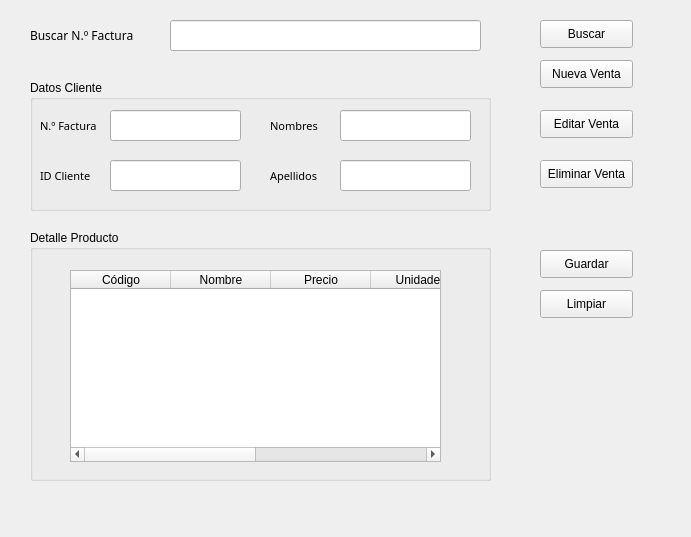
<?xml version="1.0" encoding="UTF-8"?>
<ui version="4.0">
 <class>interfaz</class>
 <widget class="QWidget" name="interfaz">
  <property name="geometry">
   <rect>
    <x>0</x>
    <y>0</y>
    <width>691</width>
    <height>537</height>
   </rect>
  </property>
  <property name="windowTitle">
   <string>Sistema Consulta Ventas</string>
  </property>
  <widget class="QLabel" name="lblBuscarFactura">
   <property name="geometry">
    <rect>
     <x>30</x>
     <y>10</y>
     <width>131</width>
     <height>51</height>
    </rect>
   </property>
   <property name="font">
    <font>
     <family>Mongolian Baiti</family>
     <pointsize>9</pointsize>
     <weight>50</weight>
     <bold>false</bold>
    </font>
   </property>
   <property name="text">
    <string>Buscar N.º Factura</string>
   </property>
  </widget>
  <widget class="QLineEdit" name="TxTBuscarFactura">
   <property name="geometry">
    <rect>
     <x>170</x>
     <y>20</y>
     <width>311</width>
     <height>31</height>
    </rect>
   </property>
   <property name="maxLength">
    <number>10</number>
   </property>
  </widget>
  <widget class="QPushButton" name="btnBuscar">
   <property name="geometry">
    <rect>
     <x>540</x>
     <y>20</y>
     <width>93</width>
     <height>28</height>
    </rect>
   </property>
   <property name="text">
    <string>Buscar</string>
   </property>
  </widget>
  <widget class="QPushButton" name="btnCrear">
   <property name="geometry">
    <rect>
     <x>540</x>
     <y>60</y>
     <width>93</width>
     <height>28</height>
    </rect>
   </property>
   <property name="text">
    <string>Nueva Venta</string>
   </property>
  </widget>
  <widget class="QPushButton" name="btnActualizar">
   <property name="geometry">
    <rect>
     <x>540</x>
     <y>110</y>
     <width>93</width>
     <height>28</height>
    </rect>
   </property>
   <property name="text">
    <string>Editar Venta</string>
   </property>
  </widget>
  <widget class="QPushButton" name="btnEliminar">
   <property name="geometry">
    <rect>
     <x>540</x>
     <y>160</y>
     <width>93</width>
     <height>28</height>
    </rect>
   </property>
   <property name="text">
    <string>Eliminar Venta</string>
   </property>
  </widget>
  <widget class="QGroupBox" name="DetalleProducto">
   <property name="geometry">
    <rect>
     <x>30</x>
     <y>230</y>
     <width>461</width>
     <height>251</height>
    </rect>
   </property>
   <property name="title">
    <string>Detalle Producto</string>
   </property>
   <widget class="QTableWidget" name="DetalleFactura">
    <property name="geometry">
     <rect>
      <x>40</x>
      <y>40</y>
      <width>371</width>
      <height>192</height>
     </rect>
    </property>
    <column>
     <property name="text">
      <string>Código</string>
     </property>
    </column>
    <column>
     <property name="text">
      <string>Nombre</string>
     </property>
    </column>
    <column>
     <property name="text">
      <string>Precio</string>
     </property>
    </column>
    <column>
     <property name="text">
      <string>Unidades</string>
     </property>
    </column>
    <column>
     <property name="text">
      <string>Subtotal</string>
     </property>
    </column>
    <column>
     <property name="text">
      <string>Total</string>
     </property>
    </column>
   </widget>
  </widget>
  <widget class="QGroupBox" name="DatosCliente">
   <property name="geometry">
    <rect>
     <x>30</x>
     <y>80</y>
     <width>461</width>
     <height>131</height>
    </rect>
   </property>
   <property name="title">
    <string>Datos Cliente</string>
   </property>
   <widget class="QLineEdit" name="TxTNumFactura">
    <property name="geometry">
     <rect>
      <x>80</x>
      <y>30</y>
      <width>131</width>
      <height>31</height>
     </rect>
    </property>
    <property name="maxLength">
     <number>10</number>
    </property>
   </widget>
   <widget class="QLabel" name="lblNumFactura">
    <property name="geometry">
     <rect>
      <x>10</x>
      <y>20</y>
      <width>71</width>
      <height>51</height>
     </rect>
    </property>
    <property name="font">
     <font>
      <family>Mongolian Baiti</family>
      <pointsize>8</pointsize>
      <weight>50</weight>
      <bold>false</bold>
     </font>
    </property>
    <property name="text">
     <string>N.º Factura</string>
    </property>
   </widget>
   <widget class="QLabel" name="lblCodCliente">
    <property name="geometry">
     <rect>
      <x>10</x>
      <y>70</y>
      <width>71</width>
      <height>51</height>
     </rect>
    </property>
    <property name="font">
     <font>
      <family>Mongolian Baiti</family>
      <pointsize>8</pointsize>
      <weight>50</weight>
      <bold>false</bold>
     </font>
    </property>
    <property name="text">
     <string>ID Cliente</string>
    </property>
   </widget>
   <widget class="QLineEdit" name="TxTCodCliente">
    <property name="geometry">
     <rect>
      <x>80</x>
      <y>80</y>
      <width>131</width>
      <height>31</height>
     </rect>
    </property>
    <property name="maxLength">
     <number>10</number>
    </property>
   </widget>
   <widget class="QLabel" name="lblNombre">
    <property name="geometry">
     <rect>
      <x>240</x>
      <y>20</y>
      <width>71</width>
      <height>51</height>
     </rect>
    </property>
    <property name="font">
     <font>
      <family>Mongolian Baiti</family>
      <pointsize>8</pointsize>
      <weight>50</weight>
      <bold>false</bold>
     </font>
    </property>
    <property name="text">
     <string>Nombres</string>
    </property>
   </widget>
   <widget class="QLineEdit" name="TxTNombre">
    <property name="geometry">
     <rect>
      <x>310</x>
      <y>30</y>
      <width>131</width>
      <height>31</height>
     </rect>
    </property>
    <property name="maxLength">
     <number>60</number>
    </property>
   </widget>
   <widget class="QLabel" name="lblApellido">
    <property name="geometry">
     <rect>
      <x>240</x>
      <y>70</y>
      <width>71</width>
      <height>51</height>
     </rect>
    </property>
    <property name="font">
     <font>
      <family>Mongolian Baiti</family>
      <pointsize>8</pointsize>
      <weight>50</weight>
      <bold>false</bold>
     </font>
    </property>
    <property name="text">
     <string>Apellidos</string>
    </property>
   </widget>
   <widget class="QLineEdit" name="TxTApellido">
    <property name="geometry">
     <rect>
      <x>310</x>
      <y>80</y>
      <width>131</width>
      <height>31</height>
     </rect>
    </property>
    <property name="maxLength">
     <number>60</number>
    </property>
   </widget>
  </widget>
  <widget class="QPushButton" name="btnGuardar">
   <property name="geometry">
    <rect>
     <x>540</x>
     <y>250</y>
     <width>93</width>
     <height>28</height>
    </rect>
   </property>
   <property name="text">
    <string>Guardar</string>
   </property>
  </widget>
  <widget class="QPushButton" name="btnLimpiar">
   <property name="geometry">
    <rect>
     <x>540</x>
     <y>290</y>
     <width>93</width>
     <height>28</height>
    </rect>
   </property>
   <property name="text">
    <string>Limpiar</string>
   </property>
  </widget>
 </widget>
 <resources/>
 <connections/>
</ui>
